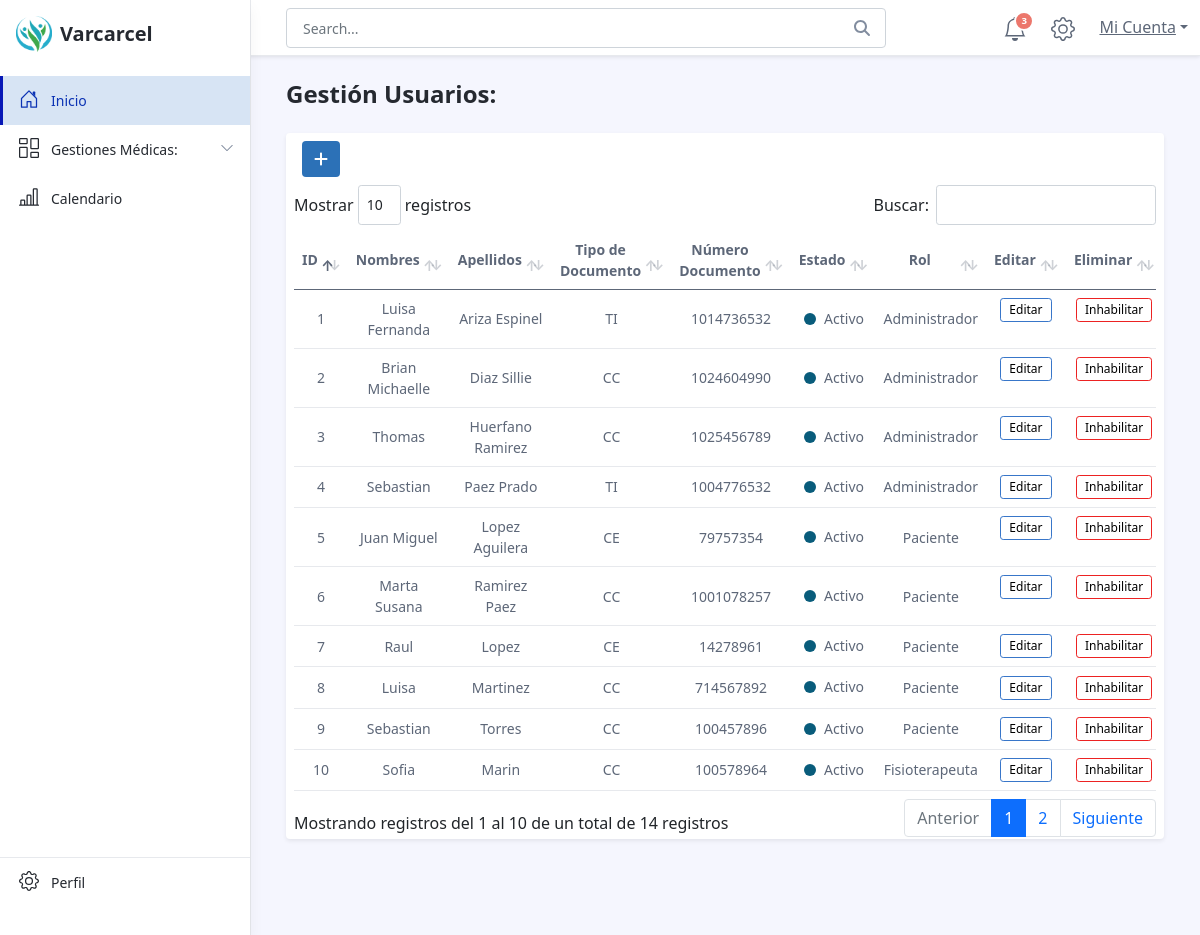
Page /Usuario/Vista/UsuarioXD.php (signed in) on the committed database.
### tables this page shows
CREATE TABLE Usuario(
    idUsuario int auto_increment NOT NULL,
    nombreUser varchar(40) NOT NULL,
    apellidoUser varchar(40) NOT NULL,
    tipoDocumento varchar(30) NOT NULL,
    NumDocumento varchar(14) NOT NULL unique,
    FechaNacimiento date not NULL,
    correoUser varchar(70) NOT NULL unique,
    contrasena varchar(40) NOT NULL,
	telefono varchar(10) NOT NULL,
    direccionUser varchar(50) NOT NULL,
    estadoUser varchar(10) NOT NULL,
    tipoRol varchar(25) NOT NULL,
    primary key(idUsuario)
    );

### Usuario/Vista/UsuarioXD.php (the view, shortened to what the rows shown need)
<?php
require_once('../Modelo/Usuario.php');
$Modelo=new Usuario();
?>
<!DOCTYPE html>
<html lang="en">
<head>
   <link id="theme-style" rel="stylesheet" href="../../assets/css/portal.css">
    <link rel="stylesheet" href="../../assets/css/bootstrap-5.1.0-dist/css/bootstrap.min.css">
    <link rel="stylesheet" href="../../assets/css/bootstrap-5.1.0-dist/css/bootstrap.css">
    <link rel="stylesheet" type="text/css" href="../../assets/datatables/datatables.min.css"/>
    <link rel="stylesheet" href="../../assets/css/bootstrapEstilos.css">
</head>
<body class="app">
    <div class="app-wrapper">
	    <div class="app-content pt-3 p-md-3 p-lg-4">
		    <div class="container-xl">
			    <div class="row g-3 mb-4 align-items-center justify-content-between">
				    <div class="col-auto">
			            <h1 class="app-page-title mb-0">Gestión Usuarios:</h1>
				    </div>
				<div class="tab-content" id="orders-table-tab-content">
			        <div class="tab-pane fade show active" id="orders-all" role="tabpanel" aria-labelledby="orders-all-tab">
					    <div class="app-card app-card-orders-table shadow-sm mb-5">
						    <div class="app-card-body">
							    <div class="table-responsive m-2">
							        <table id="example" class="table app-table-hover mb-0 text-left">
                               <thead>
                               <tr>
                                   <th class="cell">ID</th>
                                   <th class="cell">Nombres</th>
                                   <th class="cell">Apellidos</th>
                                   <th class="cell">Tipo de Documento</th>
                                   <th class="cell">Número Documento</th>
                                   <th class="cell">Estado</th>
                                   <th class="cell">Rol</th>
                                   <th class="cell">Editar</th>
                                   <th class="cell">Eliminar</th>
                              </tr>
                              </thead>
                         <?php
                         $Usuario=$Modelo-> get();
                         if ($Usuario !=null) {
                         foreach ($Usuario as $usuario) {
                         ?>
                               <tr>
                                   <td class="cell"><?php echo $usuario ['idUsuario']?></td>
                                   <td class="cell"><?php echo $usuario ['nombreUser']?></td>
                                   <td class="cell"><?php echo $usuario ['apellidoUser']?></td>
                                   <td class="cell"><?php echo $usuario ['tipoDocumento']?></td>
                                   <td class="cell"><?php echo $usuario ['NumDocumento']?></td>
								 <?php
								 if ($usuario ['estadoUser'] !=null && $usuario ['estadoUser']==="Activo"){ ?>
									<td class="cell" ><p id="badge_activo" ></p><?php echo $usuario ['estadoUser']?></td>
								<?php
								}else{ ?>
									<td class="cell"><p id="badge_inactivo" ></p><?php echo $usuario ['estadoUser']?></td>
									<?php
								}?>
                                   <td class="cell"><?php echo $usuario ['tipoRol']?></td>
								   <td><button type="button"  class="btn botonEditar btn-sm" data-bs-toggle="modal" data-bs-target="#modal<?=$usuario['idUsuario']?>">Editar</button></td>
								   <td><button type="button"  class="btn botonBorrar btn-sm" data-bs-toggle="modal" data-bs-target="#modalBorrar<?=$usuario['idUsuario']?>">Inhabilitar</button></td>
                 </tr>
                        <?php
                            }
                              }
                        ?>
                             </table>
    </div>
</body>
</html>

### rows in the picture
usuario: idUsuario "1", nombreUser "Luisa Fernanda", apellidoUser "Ariza Espinel", tipoDocumento "TI", NumDocumento "1014736532", estadoUser "Activo", tipoRol "Administrador"
usuario: idUsuario "2", nombreUser "Brian Michaelle", apellidoUser "Diaz Sillie", tipoDocumento "CC", NumDocumento "1024604990", estadoUser "Activo", tipoRol "Administrador"
usuario: idUsuario "3", nombreUser "Thomas", apellidoUser "Huerfano Ramirez", tipoDocumento "CC", NumDocumento "1025456789", estadoUser "Activo", tipoRol "Administrador"
usuario: idUsuario "4", nombreUser "Sebastian", apellidoUser "Paez Prado", tipoDocumento "TI", NumDocumento "1004776532", estadoUser "Activo", tipoRol "Administrador"
usuario: idUsuario "5", nombreUser "Juan Miguel", apellidoUser "Lopez Aguilera", tipoDocumento "CE", NumDocumento "79757354", estadoUser "Activo", tipoRol "Paciente"
usuario: idUsuario "6", nombreUser "Marta Susana", apellidoUser "Ramirez Paez", tipoDocumento "CC", NumDocumento "1001078257", estadoUser "Activo", tipoRol "Paciente"
usuario: idUsuario "7", nombreUser "Raul", apellidoUser "Lopez", tipoDocumento "CE", NumDocumento "14278961", estadoUser "Activo", tipoRol "Paciente"
usuario: idUsuario "8", nombreUser "Luisa", apellidoUser "Martinez", tipoDocumento "CC", NumDocumento "714567892", estadoUser "Activo", tipoRol "Paciente"
usuario: idUsuario "9", nombreUser "Sebastian", apellidoUser "Torres", tipoDocumento "CC", NumDocumento "100457896", estadoUser "Activo", tipoRol "Paciente"
usuario: idUsuario "10", nombreUser "Sofia", apellidoUser "Marin", tipoDocumento "CC", NumDocumento "100578964", estadoUser "Activo", tipoRol "Fisioterapeuta"
